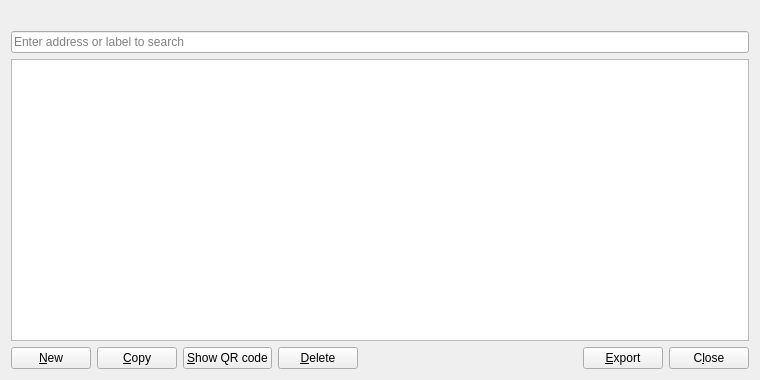
<?xml version="1.0" encoding="UTF-8"?>
<ui version="4.0">
 <class>AddressBookPage</class>
 <widget class="QWidget" name="AddressBookPage">
  <property name="geometry">
   <rect>
    <x>0</x>
    <y>0</y>
    <width>760</width>
    <height>380</height>
   </rect>
  </property>
  <layout class="QVBoxLayout" name="verticalLayout">
   <item>
    <widget class="QLabel" name="labelExplanation">
     <property name="textFormat">
      <enum>Qt::PlainText</enum>
     </property>
     <property name="wordWrap">
      <bool>true</bool>
     </property>
    </widget>
   </item>
   <item>
    <widget class="QLineEdit" name="searchLineEdit">
     <property name="placeholderText">
      <string>Enter address or label to search</string>
     </property>
    </widget>
   </item>
   <item>
    <widget class="QTableView" name="tableView">
     <property name="contextMenuPolicy">
      <enum>Qt::CustomContextMenu</enum>
     </property>
     <property name="toolTip">
      <string>Right-click to edit address or label</string>
     </property>
     <property name="tabKeyNavigation">
      <bool>false</bool>
     </property>
     <property name="alternatingRowColors">
      <bool>true</bool>
     </property>
     <property name="selectionMode">
      <enum>QAbstractItemView::SingleSelection</enum>
     </property>
     <property name="selectionBehavior">
      <enum>QAbstractItemView::SelectRows</enum>
     </property>
     <property name="sortingEnabled">
      <bool>true</bool>
     </property>
     <attribute name="verticalHeaderVisible">
      <bool>false</bool>
     </attribute>
    </widget>
   </item>
   <item>
    <layout class="QHBoxLayout" name="horizontalLayout">
     <item>
      <widget class="QPushButton" name="newAddress">
       <property name="toolTip">
        <string>Create a new address</string>
       </property>
       <property name="text">
        <string>&amp;New</string>
       </property>
       <property name="autoDefault">
        <bool>false</bool>
       </property>
      </widget>
     </item>
     <item>
      <widget class="QPushButton" name="copyAddress">
       <property name="toolTip">
        <string>Copy the currently selected address to the system clipboard</string>
       </property>
       <property name="text">
        <string>&amp;Copy</string>
       </property>
       <property name="autoDefault">
        <bool>false</bool>
       </property>
      </widget>
     </item>
     <item>
      <widget class="QPushButton" name="showAddressQRCode">
       <property name="toolTip">
        <string>Show QR code for the currently selected address</string>
       </property>
       <property name="text">
        <string>&amp;Show QR code</string>
       </property>
       <property name="autoDefault">
        <bool>false</bool>
       </property>
      </widget>
     </item>
     <item>
      <widget class="QPushButton" name="deleteAddress">
       <property name="toolTip">
        <string>Delete the currently selected address from the list</string>
       </property>
       <property name="text">
        <string>&amp;Delete</string>
       </property>
       <property name="autoDefault">
        <bool>false</bool>
       </property>
      </widget>
     </item>
     <item>
      <spacer name="horizontalSpacer">
       <property name="orientation">
        <enum>Qt::Horizontal</enum>
       </property>
       <property name="sizeHint" stdset="0">
        <size>
         <width>40</width>
         <height>20</height>
        </size>
       </property>
      </spacer>
     </item>
     <item>
      <widget class="QPushButton" name="exportButton">
       <property name="toolTip">
        <string>Export the data in the current tab to a file</string>
       </property>
       <property name="text">
        <string>&amp;Export</string>
       </property>
       <property name="autoDefault">
        <bool>false</bool>
       </property>
      </widget>
     </item>
     <item>
      <widget class="QPushButton" name="closeButton">
       <property name="sizePolicy">
        <sizepolicy hsizetype="Minimum" vsizetype="Minimum">
         <horstretch>0</horstretch>
         <verstretch>0</verstretch>
        </sizepolicy>
       </property>
       <property name="text">
        <string>C&amp;lose</string>
       </property>
       <property name="autoDefault">
        <bool>false</bool>
       </property>
      </widget>
     </item>
    </layout>
   </item>
  </layout>
 </widget>
 <resources>
  <include location="../blocx.qrc"/>
 </resources>
 <connections/>
</ui>
